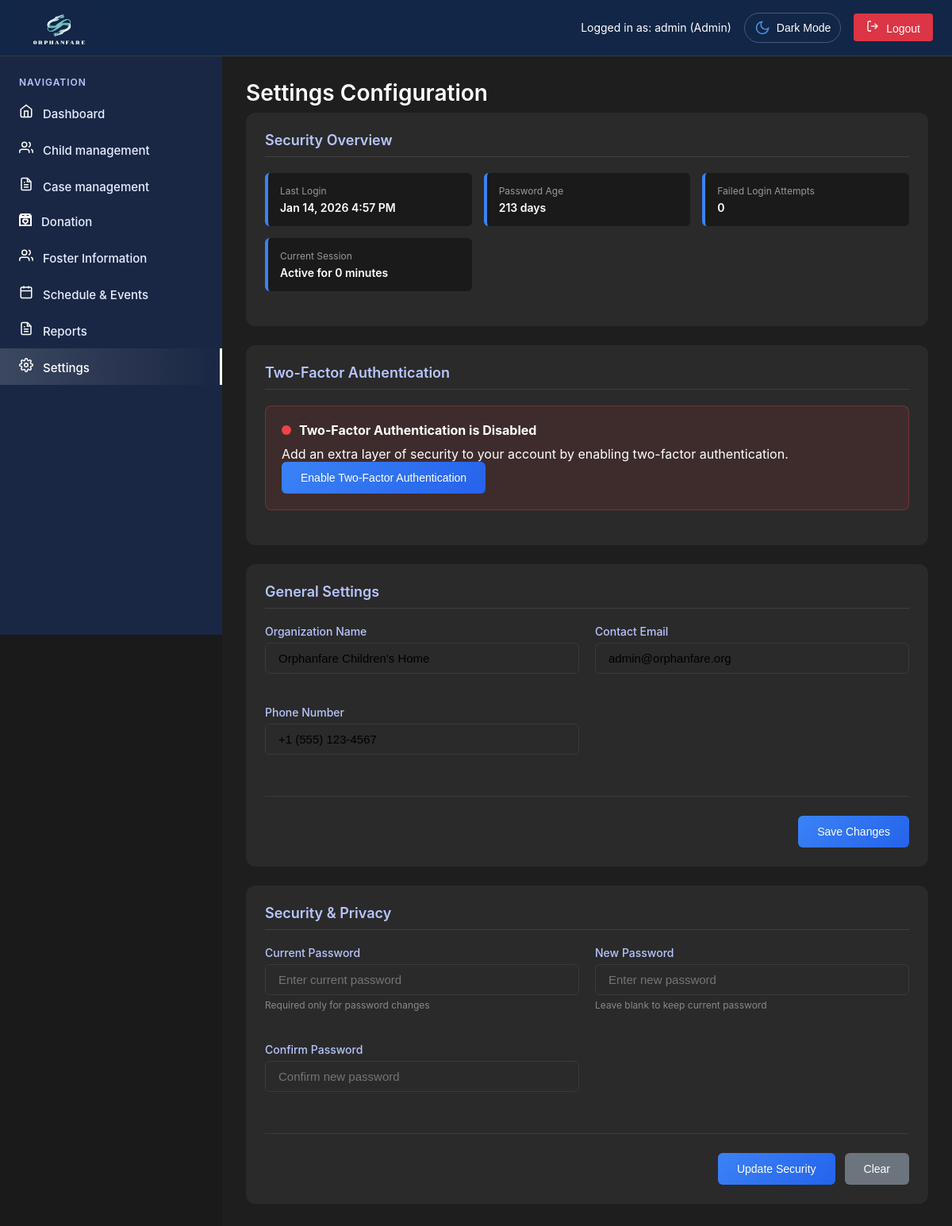
Page /admin/settings.php (signed in) on the committed database.
### tables this page shows
CREATE TABLE `users` (
  `id` int(11) NOT NULL,
  `username` varchar(50) NOT NULL,
  `email` varchar(100) NOT NULL,
  `password` varchar(255) NOT NULL,
  `role` enum('super_admin','admin','user','Social Worker','Social Welfare Assistant') DEFAULT 'user',
  `status` enum('active','inactive','pending') DEFAULT 'pending',
  `created_at` timestamp NOT NULL DEFAULT current_timestamp(),
  `updated_at` timestamp NOT NULL DEFAULT current_timestamp() ON UPDATE current_timestamp(),
  `two_factor_secret` varchar(32) DEFAULT NULL,
  `two_factor_enabled` tinyint(1) DEFAULT 0,
  `two_factor_verified` tinyint(1) DEFAULT 0,
  `two_factor_backup_codes` text DEFAULT NULL,
  `last_login` timestamp NULL DEFAULT NULL,
  `last_password_change` timestamp NOT NULL DEFAULT current_timestamp(),
  `failed_attempts` int(11) DEFAULT 0,
  `account_locked` tinyint(1) DEFAULT 0,
  `is_active` tinyint(1) DEFAULT 1
);

### admin/settings.php (the view, shortened to what the rows shown need)
<?php
require_once 'includes/header.php';
$userId = $_SESSION['user_id'];
$securityInfo = [
    'failed_attempts' => 0,
    'last_login' => null,
    'last_password_change' => null
];
try {
    $selectColumns = ['username', 'email'];
    $columns = [];
    try {
        $columnStmt = $pdo->prepare("SHOW COLUMNS FROM users");
        $columnStmt->execute();
        $columns = $columnStmt->fetchAll(PDO::FETCH_COLUMN);
    } catch (Exception $e) {
    }
    if (in_array('failed_attempts', $columns)) $selectColumns[] = 'failed_attempts';
    if (in_array('last_login', $columns)) $selectColumns[] = 'last_login';
    if (in_array('last_password_change', $columns)) $selectColumns[] = 'last_password_change';
    $query = "SELECT " . implode(', ', $selectColumns) . " FROM users WHERE id = ?";
    $stmt = $pdo->prepare($query);
    $stmt->execute([$userId]);
    $result = $stmt->fetch();
    if ($result) {
        $securityInfo = array_merge($securityInfo, $result);
    }
} catch (Exception $e) {
    error_log("Settings security query error: " . $e->getMessage());
}
$passwordAge = 'Unknown';
if (!empty($securityInfo['last_password_change'])) {
    $lastChange = strtotime($securityInfo['last_password_change']);
    $passwordAge = floor((time() - $lastChange) / (60 * 60 * 24)) . ' days';
}
?>
<main class="main-content">
    <h1 class="page-title">Settings Configuration</h1>
    <div class="registry-section">
        <div class="security-overview">
            <div class="security-item">
                <div class="security-label">Last Login</div>
                <div class="security-value">
                    <?php echo !empty($securityInfo['last_login']) ? date('M j, Y g:i A', strtotime($securityInfo['last_login'])) : 'Not recorded'; ?>
                </div>
            </div>
            <div class="security-item">
                <div class="security-label">Password Age</div>
                <div class="security-value"><?php echo $passwordAge; ?></div>
            </div>
            <div class="security-item">
                <div class="security-label">Failed Login Attempts</div>
                <div class="security-value <?php echo ($securityInfo['failed_attempts'] ?? 0) > 0 ? 'text-warning' : ''; ?>">
                    <?php echo $securityInfo['failed_attempts'] ?? 0; ?>
                </div>
            </div>
        </div>
    </div>
</main>
<?php
require_once 'includes/footer.php';
?>

### admin/includes/header.php (shortened to what the rows shown need)
<?php
require_once '../config/database.php';
require_once 'auth.php';
$currentUser = getCurrentUser();
try {
    $stmt = $pdo->prepare("SELECT role FROM users WHERE id = ?");
    $stmt->execute([$currentUser['id']]);
    $dbUser = $stmt->fetch(PDO::FETCH_ASSOC);
    if ($dbUser && $dbUser['role']) {
        $currentUser = getCurrentUser();
    }
} catch (Exception $e) {
}
?>
<!DOCTYPE html>
<html lang="en">
<head>
    <link rel="stylesheet" href="../css/common.css">
    <link rel="stylesheet" href="../css/admin.css">
</head>
<body>
    <div class="dashboard-container">
        <div class="top-header">
            <div class="user-info">
                <span class="user-status">Logged in as: <?php echo htmlspecialchars($currentUser['username'] ?? 'Admin'); ?> (<?php
                    $roleDisplay = match($currentUser['role']) {
                        'super_admin' => 'Super Admin',
                        'admin' => 'Admin',
                        'Social Worker' => 'Social Worker',
                        'Social Welfare Assistant' => 'Social Welfare Assistant',
                        default => ucfirst($currentUser['role'])
                    };
                    echo htmlspecialchars($roleDisplay);
                ?>)</span>
                <button id="themeToggle" class="theme-toggle">
                    <span class="theme-icon">
                    </span>
                    <span class="text">Dark Mode</span>
                </button>
                <button class="logout-btn" onclick="logout()">
                    <svg width="16" height="16" viewBox="0 0 24 24" fill="none" stroke="currentColor" stroke-width="2" style="margin-right: 5px;">
                        <path d="M9 21H5a2 2 0 0 1-2-2V5a2 2 0 0 1 2-2h4"/>
                        <polyline points="16 17 21 12 16 7"/>
                        <line x1="21" y1="12" x2="9" y2="12"/>
                    </svg>
                    Logout
                </button>
            </div>
        </div>

### rows in the picture
users: role "admin", role "Admin", last_login "Jan 14, 2026 4:57 PM", last_password_change "213 days", failed_attempts "0"
